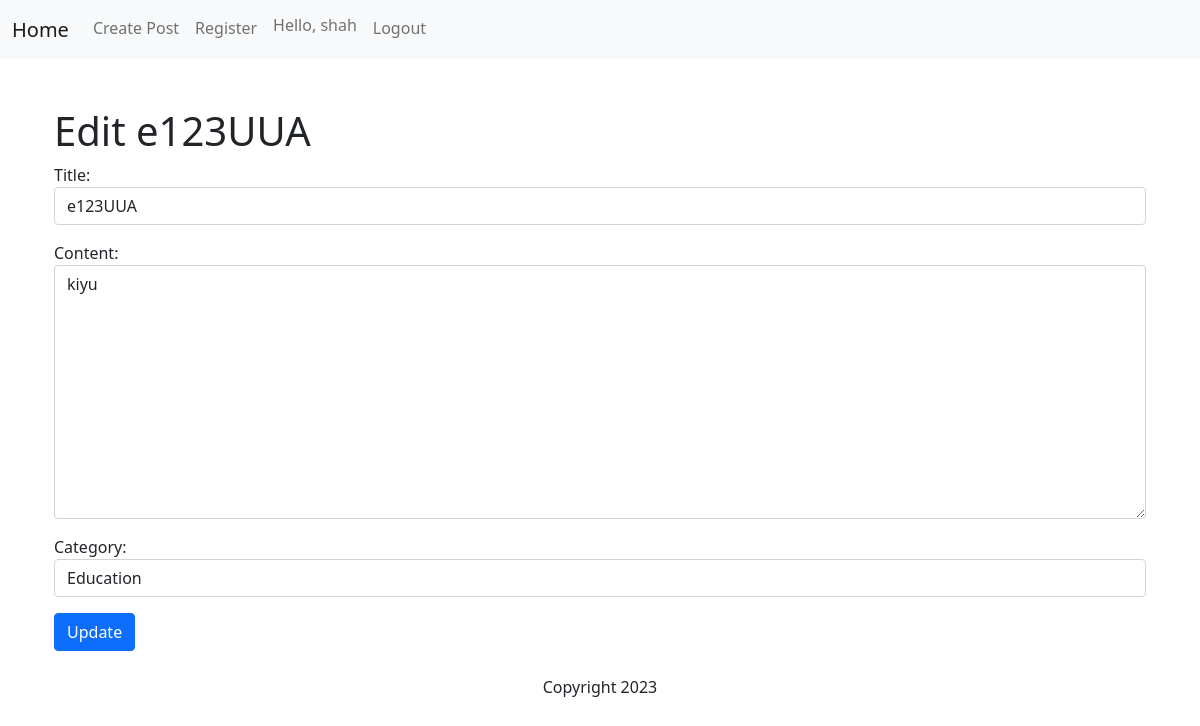
The app's page /post/7/edit/ (signed in), older data.
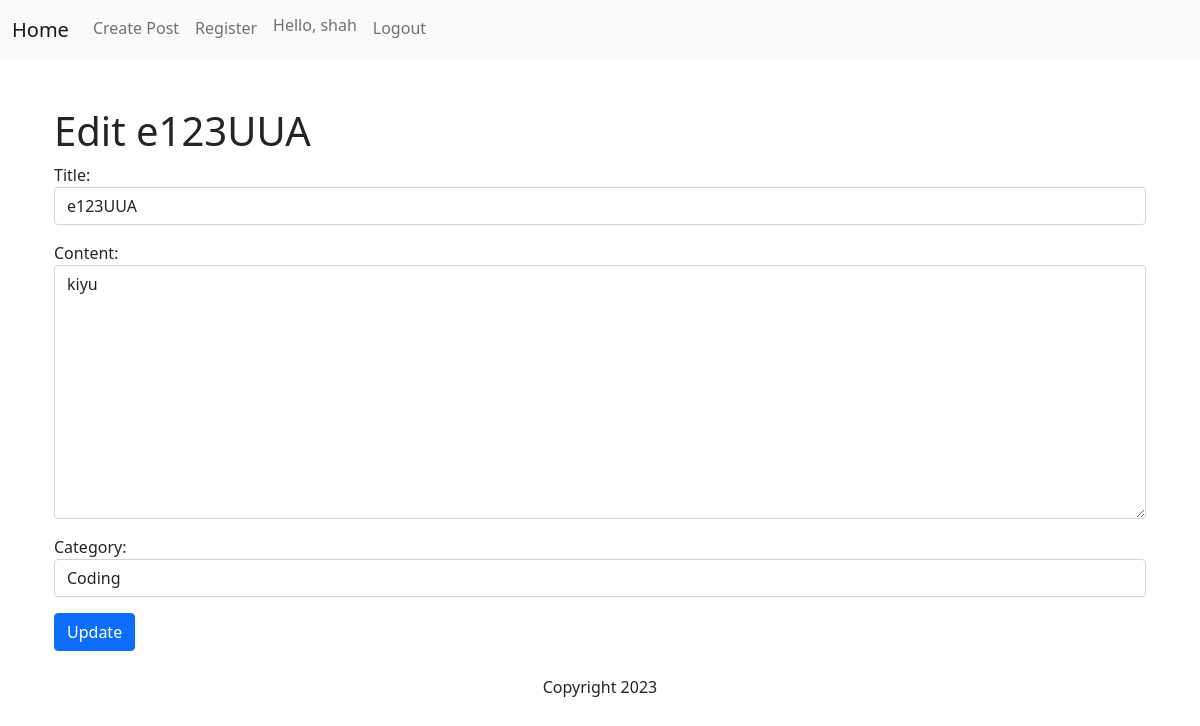
The same page, newer data.
### listing/models.py (models this page shows, shortened)
class Post(models.Model):
    title = models.CharField(max_length=255)
    content = models.TextField()
    category = models.ForeignKey(Category, on_delete=models.CASCADE, default=1)
    created_at = models.DateTimeField(auto_now_add=True)
    updated_at = models.DateTimeField(auto_now=True)
    owner = models.ForeignKey(User, on_delete=models.CASCADE)
    class Meta:
        ordering = ['-created_at']

### listing/views.py (the view)
# urls.py: path('post/<int:post_id>/edit/', views.post_edit, name='post_edit'),
@login_required
def post_edit(request, post_id):
    post = get_object_or_404(Post, pk=post_id)
    form = PostForm(request.POST or None, instance=post)
    if form.is_valid():
        form.save()
        return redirect('listing:post_detail', post_id=post.id)
    return render(request, 'listing/post_edit.html', {'form': form, 'post': post})

### listing/forms.py
class PostForm(forms.ModelForm):
    class Meta:
        model = Post
        fields = ['title', 'content', 'category']
        widgets = {
                'title' : forms.TextInput(attrs={'class': 'form-control'}),
                'content' : forms.Textarea(attrs={'class': 'form-control'}),
                'category' : forms.Select(choices = choice_list, attrs={'class': 'form-control'}),
            }

### listing/models.py (called while the page is built)
    def __str__(self):
        return self.name

### listing/templates/listing/post_edit.html (shortened to what this page needs)
{% extends 'listing/base.html' %}
{% block content %}
<!DOCTYPE html>
<html lang="en">
<head>
    <link href="https://cdn.jsdelivr.net/npm/bootstrap@5.1.3/dist/css/bootstrap.min.css" rel="stylesheet">
</head>
<body>
<div class="container mt-5">
    <h1>Edit {{ post.title }}</h1>
    <form method="post">
        {{ form.as_p }}
        <button type="submit" class="btn btn-primary">Update</button>
    </form>
</div>
</body>
</html>
{% endblock %}

Row changes from the older to the newer data that the page shows:
changed Post "e123UUA": category "Education" → "Coding"
